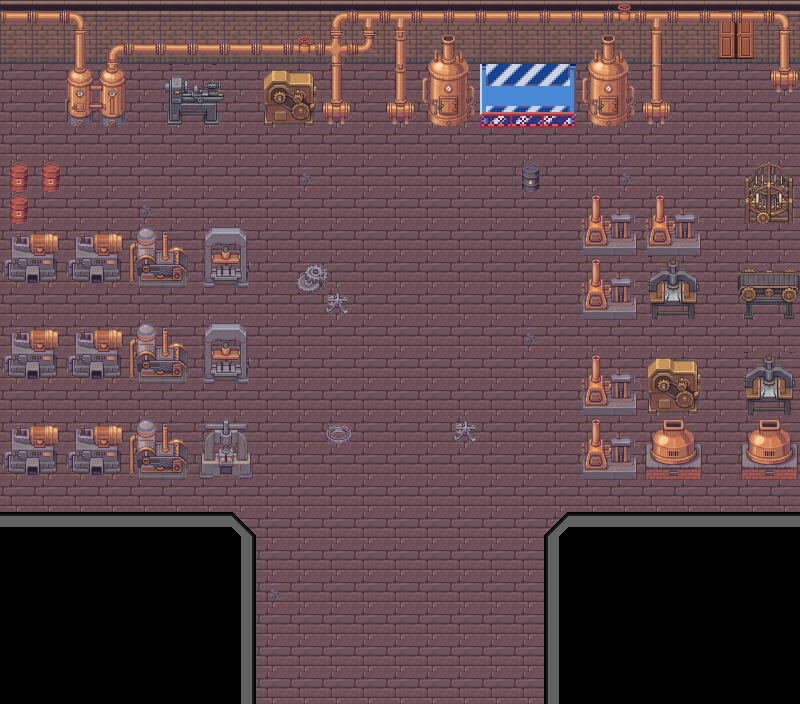

This game map was drawn from its Tiled (.tmx) file and the tilesets committed beside it. A one-line description and the trimmed map source follow:
An orthogonal 25x22 tile map with 32x32 px tiles, 5 tile layers (Suelo, Paredes, Edificios, decoraciones, ...), 15 tilesets and 23 objects.

<map version="1.10" tiledversion="1.12.2" orientation="orthogonal" renderorder="right-down" width="25" height="22" tilewidth="32" tileheight="32" infinite="0" nextlayerid="10" nextobjectid="38">
 <editorsettings>
  <export target="../mapasJson/SalaMaquinas.tmj" format="json" />
 </editorsettings>
 <tileset firstgid="1" source="../../tilesets/Industrial Revolution Factory/tile-B-13.tsx" />
 <tileset firstgid="257" source="../../tilesets/Industrial Revolution Factory/Auto-tile-A4-Walls-1.tsx" />
 <tileset firstgid="497" source="../../tilesets/Industrial Revolution Factory/Auto-tile-A4-walls-2.tsx" />
 <tileset firstgid="737" source="../../tilesets/Industrial Revolution Factory/Paredes.tsx" />
 <tileset firstgid="977" source="../../tilesets/Industrial Revolution Factory/Tile_A2 (2).tsx" />
 <tileset firstgid="1169" source="../../tilesets/Industrial Revolution Factory/Tile_A2-1 (2).tsx" />
 <tileset firstgid="1361" source="../../tilesets/Industrial Revolution Factory/tile-B-09.tsx" />
 <tileset firstgid="1617" source="../../tilesets/Industrial Revolution Factory/tile-B-10.tsx" />
 <tileset firstgid="1873" source="../../tilesets/Industrial Revolution Factory/tile-B-11.tsx" />
 <tileset firstgid="2129" source="../../tilesets/Industrial Revolution Factory/tile-B-12.tsx" />
 <tileset firstgid="2385" source="../../tilesets/Castle Dungeon Tileset/Castle_Dungeon_Tilesheet.tsx" />
 <tileset firstgid="2827" source="../../tilesets/lab/tiles_laboratory_LandOfPixels/tilesWalls.tsx" />
 <tileset firstgid="3019" source="../../tilesets/lab/tiles_laboratory_LandOfPixels/tilesFloor32.tsx" />
 <tileset firstgid="3217" source="../../tilesets/lab/tiles_laboratory_LandOfPixels/tilesStuff.tsx" />
 <tileset firstgid="3809" source="../../tilesets/ancient_greeks_tileset/LPC_Ancient_Greece_Architecture.tsx" />
 <layer id="1" name="Suelo" width="25" height="22">
  <data>[550 cells, 550 non-empty, 1 distinct tile ids]</data>
 </layer>
 <layer id="2" name="Paredes" width="25" height="22">
  <data>[550 cells, 146 non-empty, 8 distinct tile ids]</data>
 </layer>
 <layer id="3" name="Edificios" width="25" height="22">
  <data>[550 cells, 148 non-empty, 72 distinct tile ids]</data>
 </layer>
 <layer id="4" name="decoraciones" width="25" height="22">
  <data>[550 cells, 42 non-empty, 21 distinct tile ids]</data>
 </layer>
 <layer id="5" name="decoraciones2" width="25" height="22">
  <data>[550 cells, 3 non-empty, 3 distinct tile ids]</data>
 </layer>
 <objectgroup id="6" name="Colisiones">
  <object id="1" x="0" y="1.5" width="676.333" height="114.5" />
  <object id="9" x="578.667" y="221.667" width="122" height="259" />
  <object id="10" x="741" y="356" width="57.5" height="122.5" />
  <object id="11" x="742" y="275.5" width="49" height="42.5" />
  <object id="12" x="16" y="426.667" width="233.333" height="44" />
  <object id="13" x="1.33333" y="330.667" width="246.667" height="44.6667" />
  <object id="14" x="6.66667" y="237.333" width="238" height="45.3333" />
  <object id="15" x="4.33333" y="172.333" width="27.3333" height="50.3333" />
  <object id="16" x="46" y="164.333" width="17.3333" height="22.6667" />
  <object id="17" x="4.33333" y="162.333" width="45.3333" height="27.3333" />
  <object id="18" x="526.333" y="165" width="7.66667" height="16.3333" />
  <object id="20" x="-5" y="515" width="253" height="222" />
  <object id="21" x="546" y="515" width="264" height="209" />
  <object id="32" x="677.333" y="2" width="132.667" height="60" />
  <object id="36" x="743" y="164" width="51" height="62.5" />
 </objectgroup>
 <objectgroup id="7" name="Transiciones">
  <object id="19" x="259.5" y="687.833" width="286" height="15.3333">
   <properties>
    <property name="MapaDestino" value="/Maps/mapasJson/recepcion.tmj" />
    <property name="SpawnX" type="float" value="128" />
    <property name="SpawnY" type="float" value="65" />
   </properties>
  </object>
  <object id="33" x="716.417" y="60" width="38" height="15.3333">
   <properties>
    <property name="MapaDestino" value="/Maps/mapasJson/SalaElectricidad.tmj" />
    <property name="Requisito" value="llave_electricidad" />
    <property name="SpawnX" type="float" value="270" />
    <property name="SpawnY" type="float" value="623" />
   </properties>
  </object>
 </objectgroup>
 <objectgroup id="8" name="Maquinas">
  <object id="22" x="65.5" y="116.5" width="59.5" height="21.5">
   <properties>
    <property name="Id" value="A" />
    <property name="accion" value="volante" />
    <property name="dependencias" value="B,D" />
    <property name="estado" value="encendida" />
   </properties>
  </object>
  <object id="23" x="164" y="116" width="57.5" height="21">
   <properties>
    <property name="Id" value="B" />
    <property name="accion" value="palanca" />
    <property name="dependencias" value="C" />
    <property name="estado" value="encendida" />
   </properties>
  </object>
  <object id="24" x="261.5" y="115.5" width="54" height="20">
   <properties>
    <property name="Id" value="D" />
    <property name="accion" value="emergencia" />
    <property name="dependencias" value="E" />
    <property name="estado" value="encendida" />
   </properties>
  </object>
  <object id="25" x="425" y="114" width="48" height="21">
   <properties>
    <property name="Id" value="E" />
    <property name="accion" value="volante" />
    <property name="dependencias" value="" />
    <property name="estado" value="encendida" />
   </properties>
  </object>
  <object id="26" x="583" y="116" width="53" height="17.5">
   <properties>
    <property name="Id" value="C" />
    <property name="accion" value="boton" />
    <property name="dependencias" value="" />
    <property name="estado" value="encendida" />
   </properties>
  </object>
 </objectgroup>
 <objectgroup id="9" name="Objetos">
  <object id="34" x="487.833" y="60.0833" width="79.8333" height="56.3333">
   <properties>
    <property name="Imagen" value="/sprites/objetos/Fragmento1.png" />
    <property name="id" value="fragmento_temporal3" />
   </properties>
  </object>
 </objectgroup>
</map>
